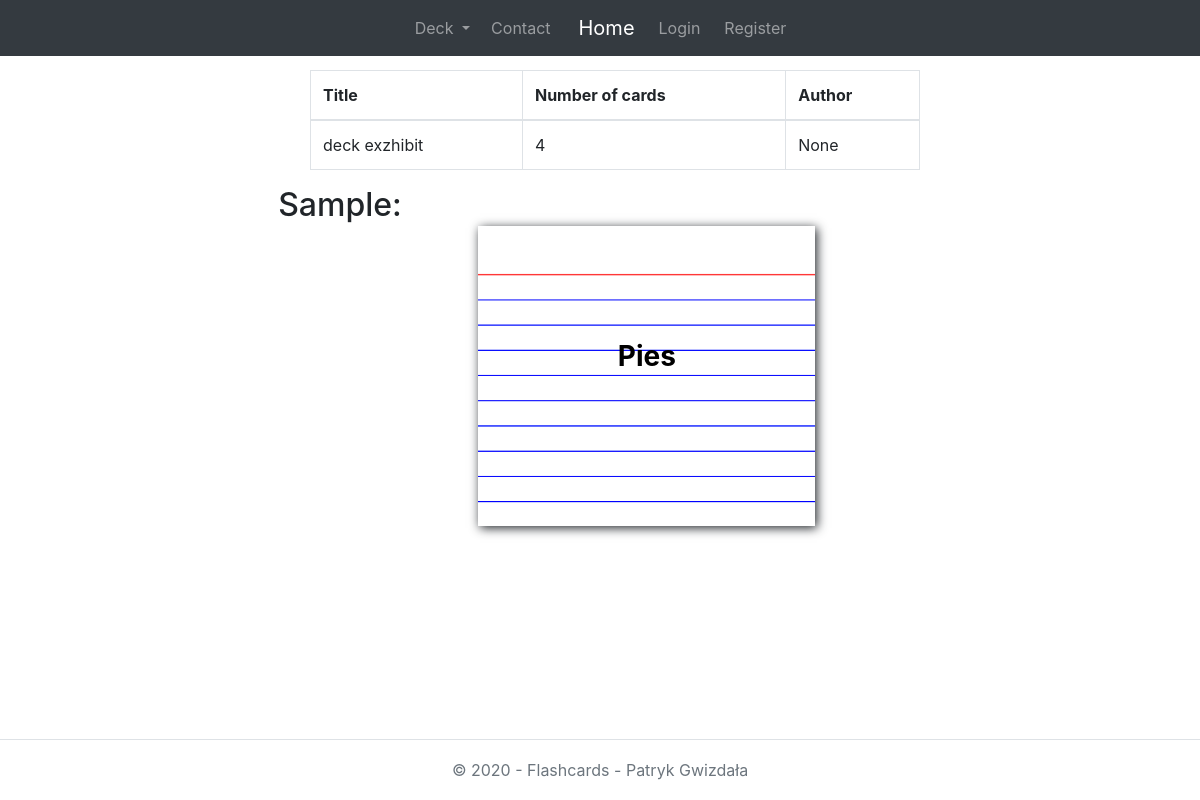
Screenshot of /decks/details/63?card=35 with the database file from the repository.
### FlashcardsWeb/models.py (models this page shows, shortened)
class Deck(models.Model):
    creator = models.ForeignKey(User, on_delete=models.SET_NULL, null=True, blank=True)
    title = models.CharField(max_length=64, null=False, blank=False, help_text="64 characters maximum")
    description = models.CharField(max_length=64, null=False, blank=True)
    is_public = models.BooleanField(default=False)
    def num_of_cards(self):
        return self.card_set.count()
    num_of_cards.short_description = 'Card Count'

class Card(models.Model):
    parentDeck = models.ForeignKey(Deck, on_delete=models.CASCADE)
    front = models.CharField(max_length=32, help_text="32 characters maximum")
    back = models.CharField(max_length=32, blank=True)
    usageExample = models.CharField(max_length=100, blank=True)
    def has_prev_card(self):
        first_card_in_deck = self.parentDeck.card_set.first()
        if self == first_card_in_deck:
            return False
        return True
    def get_prev_card(self):
        return self.parentDeck.card_set.filter(id__lt=self.id).last()
    def has_next_card(self):
        last_card_in_deck = self.parentDeck.card_set.last()
        if self == last_card_in_deck:
            return False
        return True
    def get_next_card(self):
        return self.parentDeck.card_set.filter(id__gt=self.id).first()

### FlashcardsWeb/views.py (the view)
# urls.py: path('decks/details/<int:pk>', DeckDetailView.as_view(), name='deck_detail'),
class DeckDetailView(DetailView):
    model = Deck
    template_name = 'deck/deck_detail.html'
    def dispatch(self, *args, **kwargs):
        deck = get_object_or_404(Deck, id=self.kwargs.get('pk'))
        if deck.creator != self.request.user and deck.is_public != True:
            return redirect('decks')
        return super(DeckDetailView, self).dispatch(*args, **kwargs)
    def get_context_data(self, **kwargs):
        deck = get_object_or_404(Deck, id=self.kwargs.get('pk'))
        cards = deck.card_set.all()
        card = cards.first()
        context = super(DeckDetailView, self).get_context_data(**kwargs)
        if 'card' in self.request.GET:
            card = get_object_or_404(Card, id=self.request.GET['card'])
        context['card'] = card
        return context

### FlashcardsWeb/templates/deck/deck_detail.html (shortened to what this page needs)
{% extends 'base.html' %}
{% block content %}
    <div class="container">
        <div class="row justify-content-center">
            <div class="col-md-8 col-xs-12">
                <div class="table-responsive">
                    <table class="table table-bordered">
                        <thead>
                        <tr>
                            {% if user != deck.creator %}
                                <th>Title</th>
                                <th>Number of cards</th>
                                <th>Author</th>
                            {% else %}
                                <th>Title</th>
                                <th>Number of cards</th>
                                <th>Author</th>
                                <th>Actions</th>
                            {% endif %}
                        </tr>
                        </thead>
                        <tbody>
                        <tr>
                            {% if user != deck.creator %}
                                <td>{{ deck.title }}</td>
                                <td>{{ deck.num_of_cards }}</td>
                                <td>{{ deck.creator }}</td>
                            {% endif %}
                        </tr>
                        </tbody>
                    </table>
                </div>
            </div>
        </div>
    </div>
    {% if not user.is_authenticated and deck.card_set.count != 0 %}
        <div class="row justify-content-center">
            <h2 class="sample">Sample:</h2>
        </div>
    {% endif %}
    <div class="row justify-content-center">
        {% if user.is_authenticated %}
            {% if deck.card_set.count != 0 %}
                {% if card.has_prev_card %}
                    <div class="col-md-2 col-sm-2 col-xs-2 prev-button">
                        <a href="{% url 'deck_detail' deck.pk %}?card={{ card.get_prev_card.id }}">Previous</a>
                    </div>
                {% else %}
                    <div class="col-md-2 col-sm-2 col-xs-2 prev-button grayed"><a href="">Previous</a></div>
                {% endif %}
                <div class="col-md-8 col-sm-8 col-xs-8 card-container">
                    <div class="card-wrapper">
                        <div class="card__face card__face--front">
                            <a>{{ card.front }}</a>
                        </div>
                        <div class="card__face card__face--back">
                            <a class="back-text">{{ card.back }}</a>
                            <p class="usage-example">{{ card.usageExample }}</p>
                        </div>
                    </div>
                </div>
                {% if card.has_next_card %}
                    <div class="col-md-2 col-sm-2 col-xs-2 next-button"><a
                            href="{% url 'deck_detail' deck.pk %}?card={{ card.get_next_card.id }}">Next</a></div>
                {% else %}
                    <div class="col-md-2 col-sm-2 col-xs-2 prev-button grayed"><a href="">Next</a></div>
                {% endif %}
                <br>
            {% elif deck.card_set.count == 0 %}
                <div class="row justify-content-center"><h3>No cards available</h3></div>
            {% endif %}
        {% else %}
            {% if deck.card_set.all.first %}
                <div class="col-md-8 card-container">
                    <div class="card-wrapper">
                        <div class="card__face card__face--front">
                            <a>{{ card.front }}</a>
                        </div>
                        <div class="card__face card__face--back">
                            <a>{{ card.back }}</a>
                        </div>
                    </div>
                </div>
            {% else %}
                <div class="row justify-content-center"><h3>No cards available</h3></div>
            {% endif %}
        {% endif %}
    </div>
{% endblock %}

### FlashcardsWeb/static/css/style.css (style rules this page uses)
html { position: relative; min-height: 100%; }
body { padding: 0; margin-bottom: 100px; }
.card-container { width: 550px; height: 300px; perspective: 1500px; margin: 40px 0 60px; }
.card-wrapper { width: 100%; height: 100%; transition: transform 1s; transform-style: preserve-3d; cursor: pointer; position: relative; box-shadow: 2px 2px 10px; }
h2.sample { text-align: center; }
.card__face { position: absolute; width: 100%; height: 100%; line-height: 40px; text-align: center; font-weight: bold; font-size: 28px; -webkit-backface-visibility: hidden; backface-visibility: hidden; }
.card__face--front { padding-left: 10px; padding-right: 10px; background: url("../index-card.png"); background-size: cover; line-height: 260px; }
.card__face--back { padding-top: 100px; padding-left: 10px; padding-right: 10px; margin: 0 auto; background: url("../index-card.png"); background-size: cover; transform: rotateY(180deg); }
.card__face a, p { color: black; }

### rows the page displays
Deck: title "deck exzhibit", num_of_cards "4", creator "None"
Card: front "Pies"
